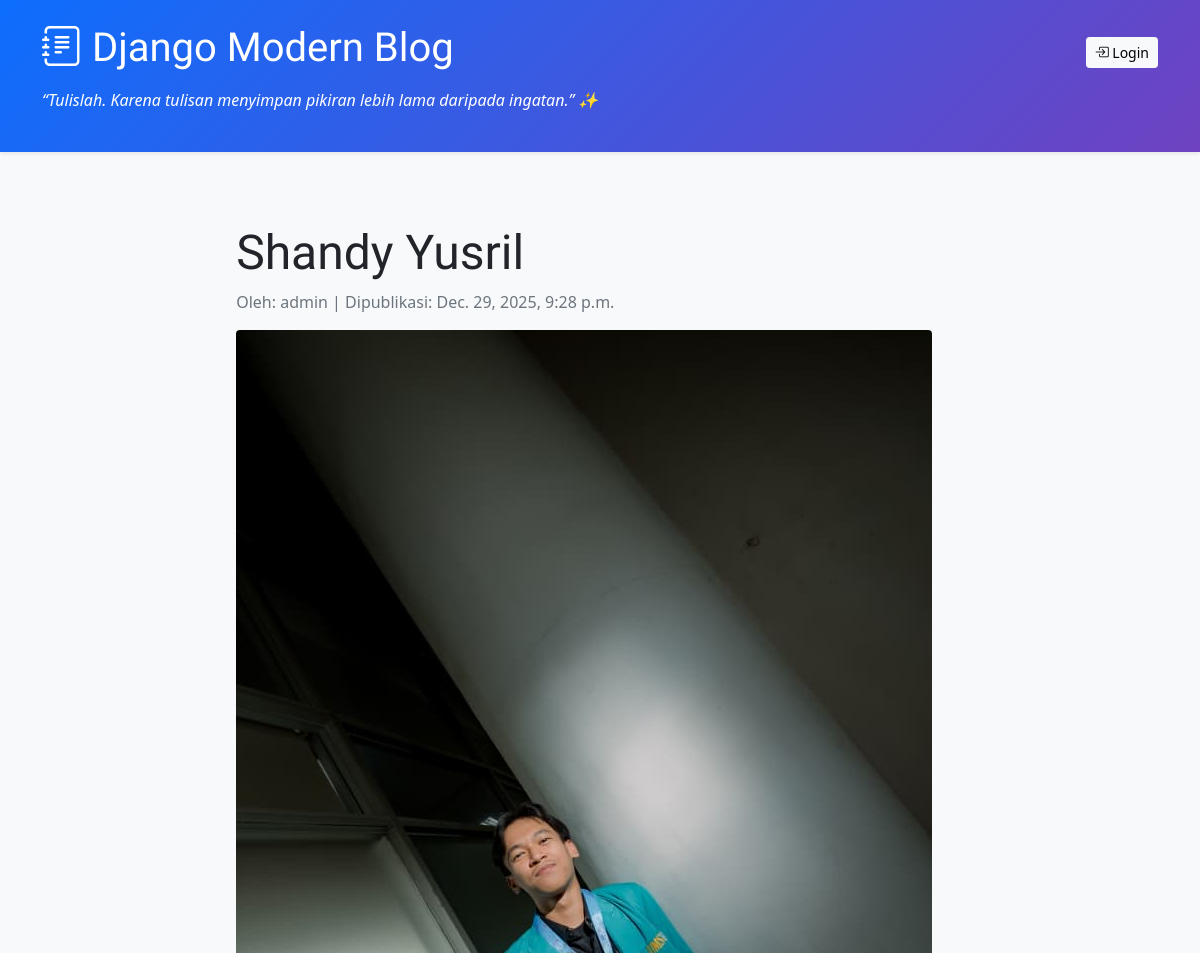
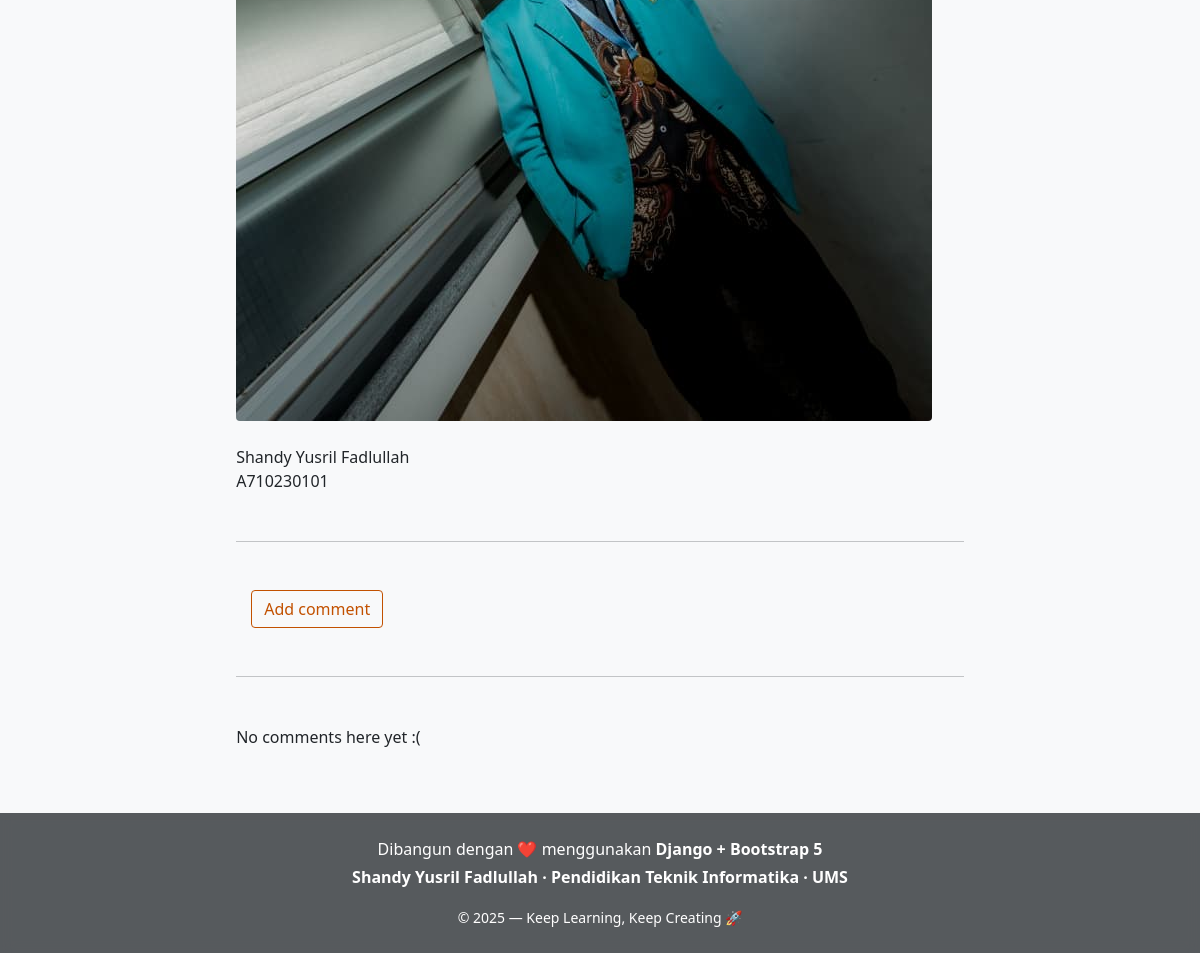
The app's page /post/4/ with its own data (2 pictures, top to bottom).
### blog/models.py (models this page shows, shortened)
class Post(models.Model):
    author = models.ForeignKey(settings.AUTH_USER_MODEL, on_delete=models.CASCADE)
    title = models.CharField(max_length=200)
    text = HTMLField()
    created_date = models.DateTimeField(default=timezone.now)
    published_date = models.DateTimeField(blank=True, null=True)
    header_image = models.ImageField(upload_to='post_images/', blank=True, null=True)

### blog/views.py (the view)
# urls.py: path('post/<int:pk>/', views.post_detail, name='post_detail'),
def post_detail(request, pk):
    post = get_object_or_404(Post, pk=pk)
    return render(request, 'blog/post_detail.html', {'post': post})

### blog/templates/blog/post_detail.html (shortened to what this page needs)
{% extends 'blog/base.html' %}
{% block content %}
<div class="container mt-5">
  <div class="row">
    <div class="col-lg-10 mx-auto">
      <h1 class="display-5">{{ post.title }}</h1>
      <p class="text-muted">
        Oleh: {{ post.author }} | Dipublikasi: {{ post.published_date }}
      </p>
      {% if post.header_image %}
      <img src="{{ post.header_image.url }}"
           class="img-fluid rounded mb-4"
           alt="{{ post.title }}" />
      {% endif %}
      <div class="post-content">{{ post.text|safe }}</div>
      <hr class="my-5" />
      <a class="btn btn-secondary"
         role="button"
         href="{% url 'add_comment_to_post' pk=post.pk %}">
         Add comment
      </a>
      <hr class="my-5" />
      {% for comment in post.comments.all %}
      <div class="card bg-light mb-3">
        <div class="card-body">
          {{ comment.created_date }}
          <strong>{{ comment.author }}</strong>
          <p>{{ comment.text|linebreaks }}</p>
        </div>
      </div>
      {% empty %}
      <p>No comments here yet :(</p>
      {% endfor %}
    </div>
  </div>
</div>
{% endblock %}

### blog/static/css/blog.css (style rules this page uses)
h1, h2, h3, h4 { font-family: 'Lobster', cursive; }
.btn-secondary, .btn-secondary:visited { color: #C25100; background: none; border-color: #C25100; margin-left: 15px; }

### records on screen
Post: title "Shandy Yusril", author "admin", published_date "Dec. 29, 2025, 9:28 p.m.", header_image (picture), text "Shandy Yusril Fadlullah A710230101"
